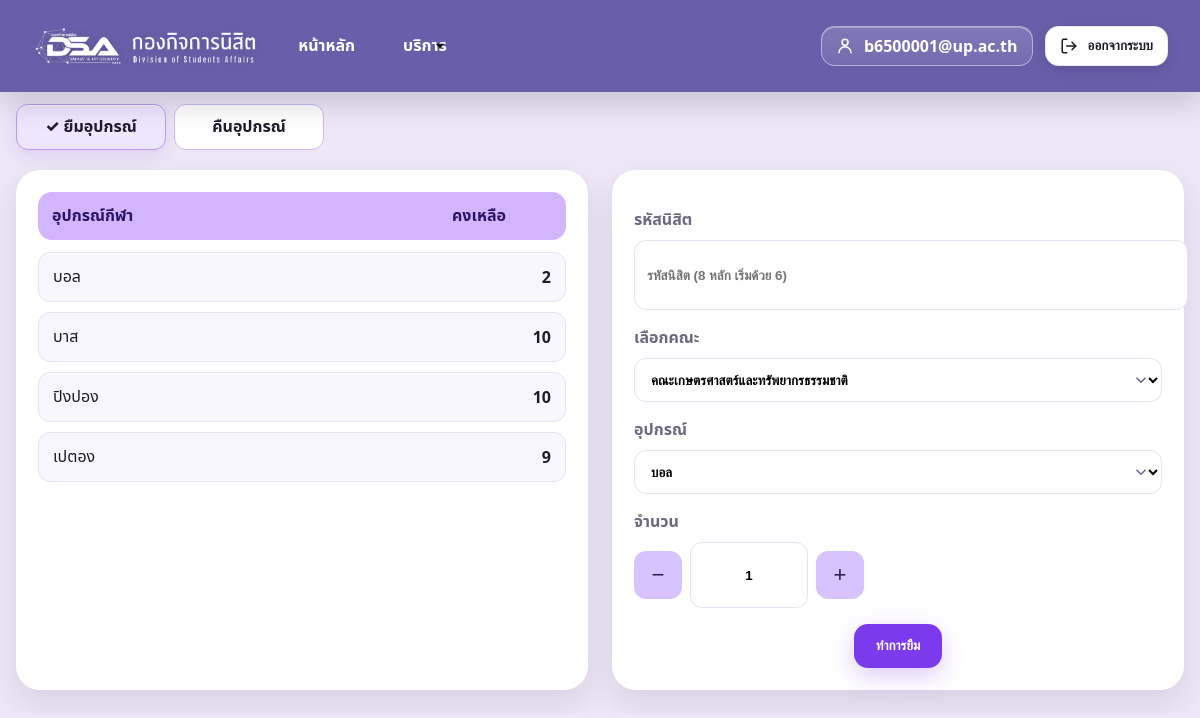
Page /user/equipment/ (signed in) on the earlier database version.
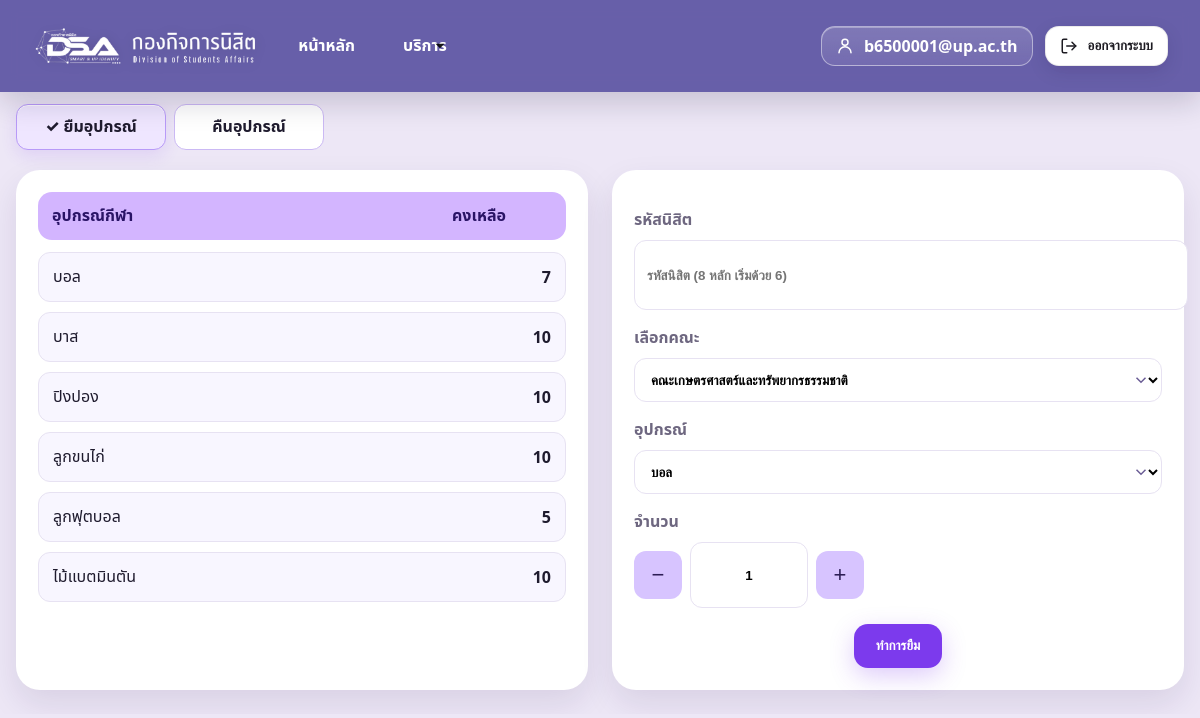
Same page on the later database version.
### core/models.py (models this page shows, shortened)
class Equipment(models.Model):
    name = models.CharField(max_length=255, unique=True)
    total = models.PositiveIntegerField(default=0)
    stock = models.PositiveIntegerField(default=0)

### core/views.py (the view)
# urls.py: path("user/equipment/", views.user_equipment, name="user_equipment"),
@login_required
def user_equipment(request: HttpRequest) -> HttpResponse:
    items = Equipment.objects.order_by("name")
    return render(
        request,
        "user_equipment.html",
        {"equipments": items, "display_name": request.user.get_username(), "faculties": FACULTIES},
    )

### templates/user_equipment.html (shortened to what this page needs)
{% load static %}
<!doctype html>
<html lang="th">
<head>
  <link rel="stylesheet" href="{% static 'assets/css/global.css' %}" />
  <link rel="stylesheet" href="{% static 'assets/css/user_header.css' %}" />
  <link rel="stylesheet" href="{% static 'assets/css/user_equipment.css' %}" />
</head>
<body data-page="equipment">
  <header class="topbar">
    <div class="brand">
      <img src="{% static 'img/logoDSASMART.png' %}" alt="DSA" class="brand-logo" />
    </div>
    <nav class="mainmenu" aria-label="เมนูหลัก">
      <ul>
        <li><a class="toplink" href="{% url 'user_menu' %}">หน้าหลัก</a></li>
        <li class="has-sub">
          <details>
            <summary class="toplink">
              บริการ
              <svg class="caret" viewBox="0 0 24 24">
                <path d="M6 9l6 6 6-6" />
              </svg>
            </summary>
          </details>
        </li>
      </ul>
    </nav>
    <div class="righttools">
      <span class="user-btn" aria-label="ผู้ใช้ปัจจุบัน">
        <svg width="18" height="18" viewBox="0 0 24 24" fill="none" stroke="currentColor" stroke-width="2"
          stroke-linecap="round" stroke-linejoin="round" aria-hidden="true">
          <path d="M20 21a8 8 0 0 0-16 0" />
          <circle cx="12" cy="7" r="4" />
        </svg>
        {{ display_name }}
      </span>
      <form action="{% url 'logout' %}" method="post" class="logout-form">
        <button type="submit" class="logout" title="ออกจากระบบ" aria-label="ออกจากระบบ">
          <svg width="18" height="18" viewBox="0 0 24 24" fill="none" stroke="currentColor" stroke-width="2"
            stroke-linecap="round" stroke-linejoin="round" aria-hidden="true">
            <path d="M9 21H5a2 2 0 0 1-2-2V5a2 2 0 0 1 2-2h4" />
            <path d="M16 17l5-5-5-5" />
            <path d="M21 12H9" />
          </svg>
          ออกจากระบบ
        </button>
      </form>
    </div>
  </header>
  <main class="wrap">
    <div class="modebar" role="tablist" aria-label="โหมด">
      <a class="mode active" aria-current="page" href="{% url 'user_equipment' %}">
        ✓ ยืมอุปกรณ์
      </a>
      <a class="mode" href="{% url 'user_equipment_return' %}">
        คืนอุปกรณ์
      </a>
    </div>
    <section class="grid">
      <div class="panel stock-card">
        <div class="stock-head">
          <div>อุปกรณ์กีฬา</div>
          <div>คงเหลือ</div>
        </div>
        <ul class="stock-list" id="stockList" aria-live="polite">
          {% for e in equipments %}
          <li><span>{{ e.name }}</span><b>{{ e.stock }}</b></li>
          {% empty %}
          <li><span>—</span><b>0</b></li>
          {% endfor %}
        </ul>
      </div>
      <form id="borrowForm" novalidate class="panel form-card">
        <label class="field">
          <span class="field-label">รหัสนิสิต</span>
          <input id="studentId" type="text" inputmode="numeric" maxlength="8" pattern="6\d{7}"
            title="ต้องขึ้นต้นด้วยเลข 6 และมีทั้งหมด 8 หลัก" placeholder="รหัสนิสิต (8 หลัก เริ่มด้วย 6)" class="input"
            aria-describedby="studentError" required />
        </label>
        <label class="field">
          <span class="field-label">เลือกคณะ</span>
          <div class="select-wrap">
            <select id="faculty">
              {% if faculties %}
              {% for fac in faculties %}
              <option value="{{ fac }}">{{ fac }}</option>
              {% endfor %}
              {% else %}
              <option value="">คณะ…</option>
              <option>คณะการจัดการ</option>
              <option>คณะวิทยาศาสตร์</option>
              <option>คณะวิศวกรรมศาสตร์</option>
              <option>คณะพยาบาลศาสตร์</option>
              {% endif %}
            </select>
          </div>
        </label>
        <label class="field">
          <span class="field-label">อุปกรณ์</span>
          <div class="select-wrap">
            <select id="equipment">
              {% for e in equipments %}
              <option value="{{ e.name }}">{{ e.name }}</option>
              {% empty %}
              <option disabled>ยังไม่มีข้อมูลอุปกรณ์</option>
              {% endfor %}
            </select>
          </div>
        </label>
        <label class="field">
          <span class="field-label">จำนวน</span>
          <div class="qty">
            <button type="button" class="qty-btn" data-delta="-1">−</button>
            <input id="qty" type="number" min="1" value="1" inputmode="numeric" />
            <button type="button" class="qty-btn" data-delta="1">+</button>
          </div>
        </label>
        <div class="center">
          <button id="confirmBtn" type="button" class="confirm">ทำการยืม</button>
        </div>
      </form>
    </section>
  </main>
</body>
</html>

### static/assets/css/global.css (style rules this page uses)
:root { --brand: #5f5aa2; --bg: #f6f3ff; --card: #fff; --text: #1b1a21; --muted: #6b657a; --divider: #e7e4f5; --shadow: 0 16px 40px rgba(40, 22, 90, 0.12); }
body { margin: 0; font-family: ui-sans-serif, system-ui, "Noto Sans Thai", Roboto, Arial, sans-serif; color: var(--text); background: linear-gradient(180deg, var(--brand) 0 92px, var(--bg) 92px 100%); }
main { max-width: 1000px; margin: 0 auto; padding: 24px; display: grid; gap: 24px; }

### static/assets/css/user_header.css (style rules this page uses)
header.topbar { position: sticky; top: 0; height: 92px; display: flex; align-items: center; justify-content: space-between; padding: 0 clamp(16px, 4vw, 32px); background: rgba(95, 90, 162, 0.92); color: #fff; z-index: 100; font-weight: 800; gap: 12px; backdrop-filter: saturate(130%) blur(8px); box-shadow: 0 10px 30px rgba(17, 12, 46, 0.18); }
.brand { display: flex; align-items: center; gap: 10px; }
.brand-logo { height: 100px; width: auto; object-fit: contain; filter: drop-shadow(0 2px 6px rgba(0, 0, 0, 0.15)); }
.mainmenu { position: relative; background: transparent; padding: 0; margin: 0; }
.mainmenu > ul { display: flex; align-items: center; gap: 20px; list-style: none; margin: 0; padding: 0; }
.mainmenu .toplink { position: relative; display: inline-flex; align-items: center; gap: 6px; padding: 8px 14px; border-radius: 8px; color: #fff; text-decoration: none; font-weight: 800; transition: background 0.25s ease, transform 0.15s ease; }
.mainmenu .toplink::after { content: ""; position: absolute; left: 14px; right: 14px; bottom: 6px; height: 2px; background: currentColor; transform: scaleX(0); transform-origin: left; transition: transform 0.25s ease; opacity: 0.9; }
.caret { width: 16px; height: 16px; opacity: 0.85; }
.has-sub { position: relative; }
.caret { width: 18px; height: 18px; opacity: 0.9; }
.has-sub::after { content: ""; position: absolute; left: 0; right: 0; top: 100%; height: 10px; }
.righttools { display: flex; align-items: center; gap: 12px; margin-left: auto; }
.user-btn { display: inline-flex; align-items: center; gap: 10px; padding: 10px 14px; border: 1px solid rgba(255, 255, 255, 0.45); border-radius: 14px; background: linear-gradient( 180deg, rgba(255, 255, 255, 0.16), rgba(255, 255, 255, 0.08) ); color: #fff; text-decoration: none; font-weight: 800; line-height: 1; box-shadow: inset 0 1px 0 rgba(255, 255, 255, 0.32); transition: transform 0.12s ease, background 0.2s ease, border-color 0.2s ease, box-shadow 0.2s ease; }
.logout-form { margin: 0; }
.logout { display: inline-flex; align-items: center; gap: 10px; cursor: pointer; padding: 10px 14px; border-radius: 14px; border: 1px solid rgba(0, 0, 0, 0.08); background: #fff; color: #1d1b22; font-weight: 800; line-height: 1; box-shadow: 0 6px 18px rgba(17, 12, 46, 0.12), inset 0 1px 0 rgba(255, 255, 255, 0.8); transition: transform 0.12s ease, box-shadow 0.2s ease, border-color 0.2s ease, background 0.2s ease; }

Differences in the rows shown:
removed Equipment: name "เปตอง", stock "9"
changed Equipment "บอล": stock "2" → "7"
added Equipment: name "ลูกขนไก่", stock "10"
added Equipment: name "ลูกฟุตบอล", stock "5"
added Equipment: name "ไม้แบตมินตัน", stock "10"
